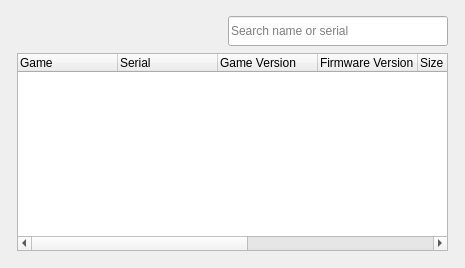
<?xml version="1.0" encoding="UTF-8"?>
<ui version="4.0">
 <class>ConfigurationListWidget</class>
 <widget class="QWidget" name="ConfigurationListWidget">
  <property name="geometry">
   <rect>
    <x>0</x>
    <y>0</y>
    <width>292</width>
    <height>268</height>
   </rect>
  </property>
  <property name="windowTitle">
   <string>Configurations</string>
  </property>
  <property name="styleSheet">
   <string notr="true"/>
  </property>
  <layout class="QGridLayout" name="gridLayout">
   <item row="0" column="0">
    <layout class="QHBoxLayout" name="horizontalLayout_2">
     <property name="leftMargin">
      <number>6</number>
     </property>
     <property name="topMargin">
      <number>0</number>
     </property>
     <property name="rightMargin">
      <number>6</number>
     </property>
     <property name="bottomMargin">
      <number>6</number>
     </property>
     <item>
      <layout class="QVBoxLayout" name="verticalLayout">
       <property name="spacing">
        <number>4</number>
       </property>
       <property name="topMargin">
        <number>2</number>
       </property>
       <item>
        <layout class="QHBoxLayout" name="horizontalLayout">
         <property name="spacing">
          <number>4</number>
         </property>
         <item>
          <widget class="QToolButton" name="refresh_button">
           <property name="minimumSize">
            <size>
             <width>36</width>
             <height>36</height>
            </size>
           </property>
           <property name="text">
            <string/>
           </property>
           <property name="iconSize">
            <size>
             <width>32</width>
             <height>32</height>
            </size>
           </property>
           <property name="autoRaise">
            <bool>true</bool>
           </property>
          </widget>
         </item>
         <item>
          <widget class="QLabel" name="scan_status">
           <property name="text"><string/></property>
          </widget>
         </item>
         <item>
          <widget class="QToolButton" name="global_settings_button">
           <property name="minimumSize">
           <size>
             <width>36</width>
             <height>36</height>
            </size>
           </property>
           <property name="toolTip">
            <string>&lt;html&gt;&lt;head/&gt;&lt;body&gt;&lt;p&gt;Edit global settings&lt;/p&gt;&lt;/body&gt;&lt;/html&gt;</string>
           </property>
           <property name="text">
            <string/>
           </property>
           <property name="iconSize">
            <size>
             <width>32</width>
             <height>32</height>
            </size>
           </property>
           <property name="autoRaise">
            <bool>true</bool>
           </property>
          </widget>
         </item>
         <item>
          <widget class="QToolButton" name="input_mapping_button">
           <property name="minimumSize">
            <size>
             <width>36</width>
             <height>36</height>
            </size>
           </property>
           <property name="toolTip">
            <string>Edit input mapping</string>
           </property>
           <property name="text">
            <string/>
           </property>
           <property name="iconSize">
            <size>
             <width>32</width>
             <height>32</height>
            </size>
           </property>
           <property name="autoRaise">
            <bool>true</bool>
           </property>
          </widget>
         </item>
         <item>
          <widget class="QToolButton" name="edit_button">
           <property name="minimumSize">
           <size>
             <width>36</width>
             <height>36</height>
            </size>
           </property>
           <property name="toolTip">
            <string>&lt;html&gt;&lt;head/&gt;&lt;body&gt;&lt;p&gt;Edit configuration&lt;/p&gt;&lt;/body&gt;&lt;/html&gt;</string>
           </property>
           <property name="text">
            <string/>
           </property>
           <property name="iconSize">
            <size>
             <width>32</width>
             <height>32</height>
            </size>
           </property>
           <property name="autoRaise">
            <bool>true</bool>
           </property>
          </widget>
         </item>
         <item>
          <widget class="QToolButton" name="delete_button">
           <property name="minimumSize">
           <size>
             <width>36</width>
             <height>36</height>
            </size>
           </property>
           <property name="toolTip">
            <string>&lt;html&gt;&lt;head/&gt;&lt;body&gt;&lt;p&gt;Delete configuration&lt;/p&gt;&lt;/body&gt;&lt;/html&gt;</string>
           </property>
           <property name="styleSheet">
            <string notr="true"/>
           </property>
           <property name="text">
            <string/>
           </property>
           <property name="iconSize">
            <size>
             <width>32</width>
             <height>32</height>
            </size>
           </property>
           <property name="autoRaise">
            <bool>true</bool>
           </property>
         </widget>
        </item>
         <item>
          <spacer name="horizontalSpacer">
           <property name="orientation">
            <enum>Qt::Horizontal</enum>
           </property>
           <property name="sizeHint" stdset="0">
            <size>
             <width>40</width>
             <height>20</height>
            </size>
           </property>
          </spacer>
         </item>
         <item>
          <widget class="QLineEdit" name="search_line_edit">
           <property name="sizePolicy">
            <sizepolicy hsizetype="Preferred" vsizetype="Fixed">
             <horstretch>0</horstretch>
             <verstretch>0</verstretch>
            </sizepolicy>
           </property>
           <property name="minimumSize">
            <size>
             <width>220</width>
             <height>30</height>
            </size>
           </property>
           <property name="maximumSize">
            <size>
             <width>320</width>
             <height>30</height>
            </size>
           </property>
           <property name="toolTip">
            <string>Search game name or serial</string>
           </property>
           <property name="placeholderText">
            <string>Search name or serial</string>
           </property>
           <property name="clearButtonEnabled">
            <bool>true</bool>
           </property>
          </widget>
         </item>
        </layout>
       </item>
       <item>
        <widget class="GameListTreeWidget" name="cfgs_list">
         <property name="rootIsDecorated">
          <bool>false</bool>
         </property>
         <column>
          <property name="text">
           <string>Game</string>
          </property>
         </column>
         <column>
          <property name="text">
           <string>Serial</string>
          </property>
         </column>
         <column>
          <property name="text">
           <string>Game Version</string>
          </property>
         </column>
         <column>
          <property name="text">
           <string>Firmware Version</string>
          </property>
         </column>
         <column>
          <property name="text">
           <string>Size</string>
          </property>
         </column>
         <column>
          <property name="text">
           <string>Path</string>
          </property>
         </column>
         <column>
          <property name="text">
           <string>Status</string>
          </property>
         </column>
         <column>
          <property name="text">
           <string>Comments</string>
          </property>
         </column>
        </widget>
       </item>
      </layout>
     </item>
    </layout>
   </item>
  </layout>
  <action name="refresh_action">
   <property name="text">
    <string>Refresh game list</string>
   </property>
   <property name="toolTip">
    <string>Rescan game folders for new games</string>
   </property>
  </action>
 </widget>
 <customwidgets>
  <customwidget>
   <class>GameListTreeWidget</class>
   <extends>QTreeWidget</extends>
   <header>gameListTreeWidget.h</header>
  </customwidget>
 </customwidgets>
 <resources/>
 <connections/>
</ui>
